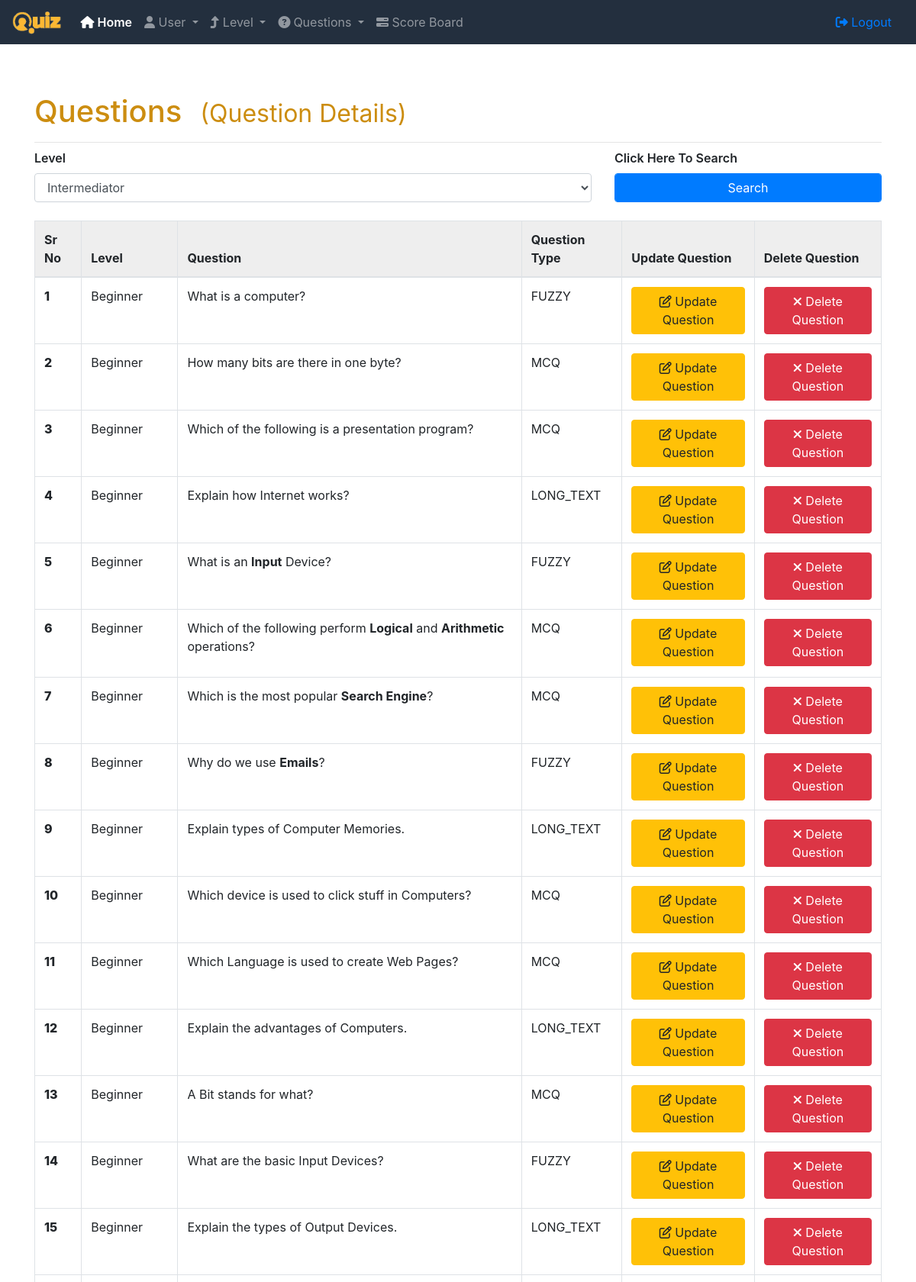
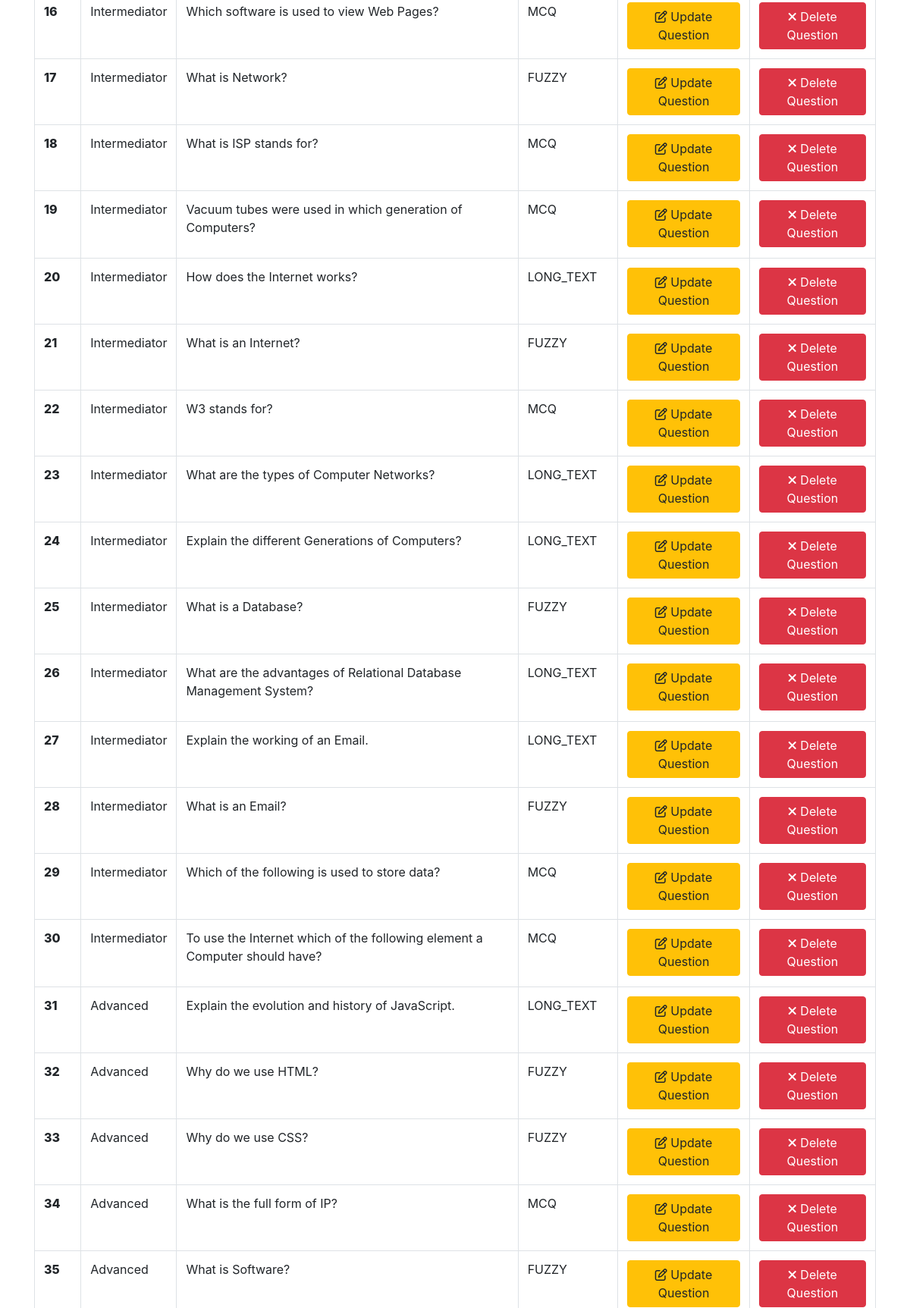
The page /admin/question/manage (signed in, upper part) on the database its author committed (2 pictures, top to bottom).
### app/admin/models.py (models this page shows, shortened)
class Question(db.Model):
    id = db.Column(db.Integer, primary_key=True)
    level_id = db.Column(db.Integer, db.ForeignKey('level.id'),
                         nullable=False)
    level = db.relationship("Level", foreign_keys=level_id)
    question_type = db.Column(db.Enum(QuestionType))
    @property
    def questiontype(self):
        return (str(self.question_type).split(".")[1].upper())
    @property
    def question(self):
        if self.questiontype == "MCQ":
            ques = MCQQuestion.query.filter(MCQQuestion.question_id==self.id).first()
            return ques.question
        elif self.questiontype == "LONG_TEXT":
            ques = LongTextQuestion.query.filter(LongTextQuestion.question_id==self.id).first()
            return ques.question
        elif self.questiontype == "FUZZY":
            ques = ShortTextQuestion.query.filter(ShortTextQuestion.question_id==self.id).first()
            return ques.question

class Level(db.Model):
    id = db.Column(db.Integer, primary_key=True)
    name = db.Column(db.String(120), unique=True, nullable=False)
    image = db.Column(db.String(120), unique=False, nullable=False)
    priority = db.Column(db.Integer, unique=True, nullable=False)

class ShortTextQuestion(db.Model):
    id = db.Column(db.Integer, primary_key=True)
    question_id = db.Column(db.Integer, db.ForeignKey('question.id'),
                            nullable=False)
    question = db.Column(db.Text, nullable=False)
    answer = db.Column(db.Text, nullable=False)

class MCQQuestion(db.Model):
    id = db.Column(db.Integer, primary_key=True)
    question_id = db.Column(db.Integer, db.ForeignKey('question.id'),
                            nullable=False)
    question = db.Column(db.Text, nullable=False)
    answer_one = db.Column(db.Text, nullable=False)
    answer_two = db.Column(db.Text, nullable=False)
    answer_three = db.Column(db.Text, nullable=False)
    answer_four = db.Column(db.Text, nullable=False)
    correct = db.Column(db.Integer, nullable=False)

class LongTextQuestion(db.Model):
    id = db.Column(db.Integer, primary_key=True)
    question_id = db.Column(db.Integer, db.ForeignKey('question.id'),
                            nullable=False)
    question = db.Column(db.Text, nullable=False)

### app/admin/controller.py (the view)
@admin_routes.route('/question/manage', methods=["GET", "POST"])
@login_required
def manage_questions():
    questions = Question.query.all()
    levels = Level.query.all()
    return render_template("admin/managequestions.html", questions=questions,levels=levels)

### app/admin/__init__.py (called while the page is built)
def login_required(f):
    @wraps(f)
    def wrap(*args, **kwargs):
        if 'quizadmin' in session:
            return f(*args, **kwargs)
        else:
            flash("You need to login first","danger")
            return redirect(url_for('admin.login'))
    return wrap

### app/templates/admin/managequestions.html (shortened to what this page needs)
{% extends 'admin/base.html' %}
{% block content %}
<div class="container">
    <div class="table-responsive">
        <h1 class="mt-5">Questions<small class="ml-4">(Question Details)</small></h1>
        <hr class="mb-2"/>
        <div class="row my-2">
            <div class="col-md-8">
                <div class="form-group">
                    <label>Level</label>
                    <select name="" id="search_box" class="form-control">
                        {% for i in levels %}
                            <option value="{{i.name}}">{{i.name}}</option>
                        {% endfor %}
                    </select>
                </div>
            </div>
            <div class="col-md-4">
                <label>Click Here To Search</label>
                <button onclick="findLevels();" class="btn btn-primary form-control">Search</button>
            </div>
        </div>
        <table class="table table-bordered" id="myTable">
            <thead>
                <tr>
                    <th>Sr No</th>
                    <th>Level</th>
                    <th>Question</th>
                    <th>Question Type</th>
                    <th>Update Question</th>
                    <th>Delete Question</th>
                </tr>
            </thead>
            <tbody id="tablebody">
                {% for question in questions %}
                    <tr>
                        <td>{{ loop.index }}</td>
                        <td>{{ question.level.name}}</td>
                        <td>
                            {{ question.question | safe }}
                        </td>
                        <td>{{ question.questiontype  }}</td>
                        <td>
                            <a href="{{ url_for("admin.edit_question",id_=question.id) }}">
                                <button class="btn btn-warning">
                                <i class="fa fa-edit"></i> Update Question</button>
                            </a>
                        </td>
                        <td>
                            <form action="{{ url_for('admin.delete_question',id_=question.id) }}" method="post" onsubmit="return delQuestion();">
                            <button class="btn btn-danger" type="submit">
                                <i class="fa fa-times"></i> Delete Question</button>
                            </form>
                        </td>
                    </tr>
                {% endfor %}
            </tbody>
        </table>
    </div>
</div>
{% endblock %}

### app/static/style.css (style rules this page uses)
.table thead tr { background-color: #eee; }
.table tr td .btn { display: block; margin: auto; }
.table tbody tr td:first-child { font-weight: 800; }
h1 { color: #cc8d10; }
label { font-weight: 600; }

### rows shown on the page
Question: level.name "Beginner", question "What is a computer?", questiontype "FUZZY"
Question: level.name "Beginner", question "How many bits are there in one byte?", questiontype "MCQ"
Question: level.name "Beginner", question "Which of the following is a presentation program?", questiontype "MCQ"
Question: level.name "Beginner", question "Explain how Internet works?", questiontype "LONG_TEXT"
Question: level.name "Beginner", question "What is an Input Device?", questiontype "FUZZY"
Question: level.name "Beginner", question "Which of the following perform Logical and Arithmetic operations?", questiontype "MCQ"
Question: level.name "Beginner", question "Which is the most popular Search Engine ?", questiontype "MCQ"
Question: level.name "Beginner", question "Why do we use Emails ?", questiontype "FUZZY"
Question: level.name "Beginner", question "Explain types of Computer Memories.", questiontype "LONG_TEXT"
Question: level.name "Beginner", question "Which device is used to click stuff in Computers?", questiontype "MCQ"
Question: level.name "Beginner", question "Which Language is used to create Web Pages?", questiontype "MCQ"
Question: level.name "Beginner", question "Explain the advantages of Computers.", questiontype "LONG_TEXT"
Question: level.name "Beginner", question "A Bit stands for what?", questiontype "MCQ"
Question: level.name "Beginner", question "What are the basic Input Devices?", questiontype "FUZZY"
Question: level.name "Beginner", question "Explain the types of Output Devices.", questiontype "LONG_TEXT"
Question: level.name "Intermediator", question "Which software is used to view Web Pages?", questiontype "MCQ"
Question: level.name "Intermediator", question "What is Network?", questiontype "FUZZY"
Question: level.name "Intermediator", question "What is ISP stands for?", questiontype "MCQ"
Question: level.name "Intermediator", question "Vacuum tubes were used in which generation of Computers?", questiontype "MCQ"
Question: level.name "Intermediator", question "How does the Internet works?", questiontype "LONG_TEXT"
Question: level.name "Intermediator", question "What is an Internet?", questiontype "FUZZY"
Question: level.name "Intermediator", question "W3 stands for?", questiontype "MCQ"
Question: level.name "Intermediator", question "What are the types of Computer Networks?", questiontype "LONG_TEXT"
Question: level.name "Intermediator", question "Explain the different Generations of Computers?", questiontype "LONG_TEXT"
Question: level.name "Intermediator", question "What is a Database?", questiontype "FUZZY"
Question: level.name "Intermediator", question "What are the advantages of Relational Database Management System?", questiontype "LONG_TEXT"
Question: level.name "Intermediator", question "Explain the working of an Email.", questiontype "LONG_TEXT"
Question: level.name "Intermediator", question "What is an Email?", questiontype "FUZZY"
Question: level.name "Intermediator", question "Which of the following is used to store data?", questiontype "MCQ"
Question: level.name "Intermediator", question "To use the Internet which of the following element a Computer should have?", questiontype "MCQ"
Question: level.name "Advanced", question "Explain the evolution and history of JavaScript.", questiontype "LONG_TEXT"
Question: level.name "Advanced", question "Why do we use HTML?", questiontype "FUZZY"
Question: level.name "Advanced", question "Why do we use CSS?", questiontype "FUZZY"
Question: level.name "Advanced", question "What is the full form of IP?", questiontype "MCQ"
Question: level.name "Advanced", question "What is Software?", questiontype "FUZZY"

### other values the page prints
form field value "Intermediator"
